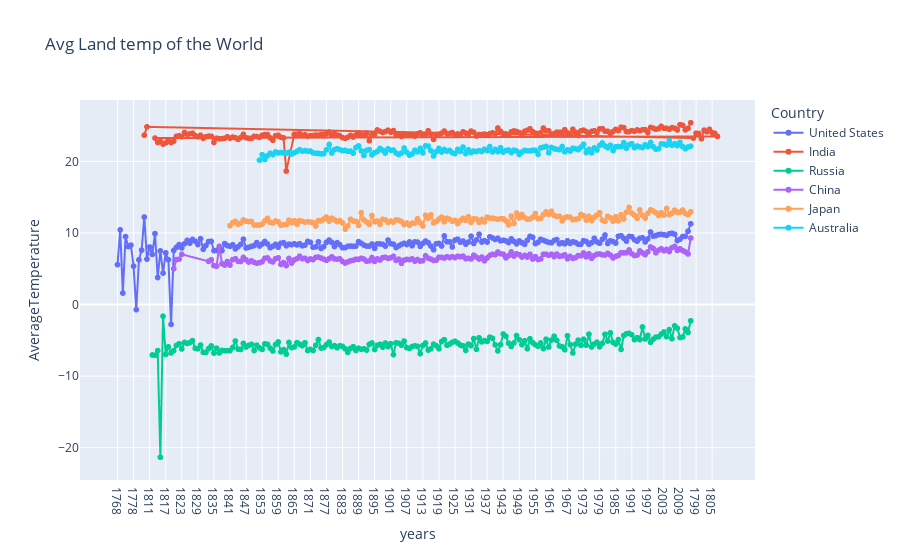

Write notebook code for a chart like this one.
### Code cell
fig = px.line(avg_temp, x='years', y='AverageTemperature',color='Country',markers=True, title='Avg Land temp of the World')
fig.show()

### Figure 1 — Plotly figure (JSON) as saved in the notebook; plotly's stock layout.template omitted (floating-point values rounded to 4 significant figures; data arrays with more than 128 entries replaced by an {"elided": "..."} marker saying what was removed)
{"data": [{"hovertemplate": "Country=United States<br>years=%{x}<br>AverageTemperature=%{y}<extra></extra>", "legendgroup": "United States", "line": {"color": "#636efa", "dash": "solid"}, "marker": {"symbol": "circle"}, "mode": "markers+lines", "name": "United States", "showlegend": true, "type": "scattergl", "x": {"elided": "215 str values"}, "xaxis": "x", "y": {"elided": "215 float values"}, "yaxis": "y"}, {"hovertemplate": "Country=India<br>years=%{x}<br>AverageTemperature=%{y}<extra></extra>", "legendgroup": "India", "line": {"color": "#EF553B", "dash": "solid"}, "marker": {"symbol": "circle"}, "mode": "markers+lines", "name": "India", "showlegend": true, "type": "scattergl", "x": {"elided": "211 str values"}, "xaxis": "x", "y": {"elided": "211 float values"}, "yaxis": "y"}, {"hovertemplate": "Country=Russia<br>years=%{x}<br>AverageTemperature=%{y}<extra></extra>", "legendgroup": "Russia", "line": {"color": "#00cc96", "dash": "solid"}, "marker": {"symbol": "circle"}, "mode": "markers+lines", "name": "Russia", "showlegend": true, "type": "scattergl", "x": {"elided": "202 str values"}, "xaxis": "x", "y": {"elided": "202 float values"}, "yaxis": "y"}, {"hovertemplate": "Country=China<br>years=%{x}<br>AverageTemperature=%{y}<extra></extra>", "legendgroup": "China", "line": {"color": "#ab63fa", "dash": "solid"}, "marker": {"symbol": "circle"}, "mode": "markers+lines", "name": "China", "showlegend": true, "type": "scattergl", "x": {"elided": "185 str values"}, "xaxis": "x", "y": {"elided": "185 float values"}, "yaxis": "y"}, {"hovertemplate": "Country=Japan<br>years=%{x}<br>AverageTemperature=%{y}<extra></extra>", "legendgroup": "Japan", "line": {"color": "#FFA15A", "dash": "solid"}, "marker": {"symbol": "circle"}, "mode": "markers+lines", "name": "Japan", "showlegend": true, "type": "scattergl", "x": {"elided": "173 str values"}, "xaxis": "x", "y": {"elided": "173 float values"}, "yaxis": "y"}, {"hovertemplate": "Country=Australia<br>years=%{x}<br>AverageTemperature=%{y}<extra></extra>", "legendgroup": "Australia", "line": {"color": "#19d3f3", "dash": "solid"}, "marker": {"symbol": "circle"}, "mode": "markers+lines", "name": "Australia", "showlegend": true, "type": "scattergl", "x": {"elided": "162 str values"}, "xaxis": "x", "y": {"elided": "162 float values"}, "yaxis": "y"}], "layout": {"autosize": true, "legend": {"title": {"text": "Country"}, "tracegroupgap": 0}, "title": {"text": "Avg Land temp of the World"}, "xaxis": {"anchor": "y", "autorange": true, "domain": [0, 1], "range": [-13.65, 237.7], "title": {"text": "years"}, "type": "category"}, "yaxis": {"anchor": "x", "autorange": true, "domain": [0, 1], "range": [-25.2, 29.27], "title": {"text": "AverageTemperature"}, "type": "linear"}}}
